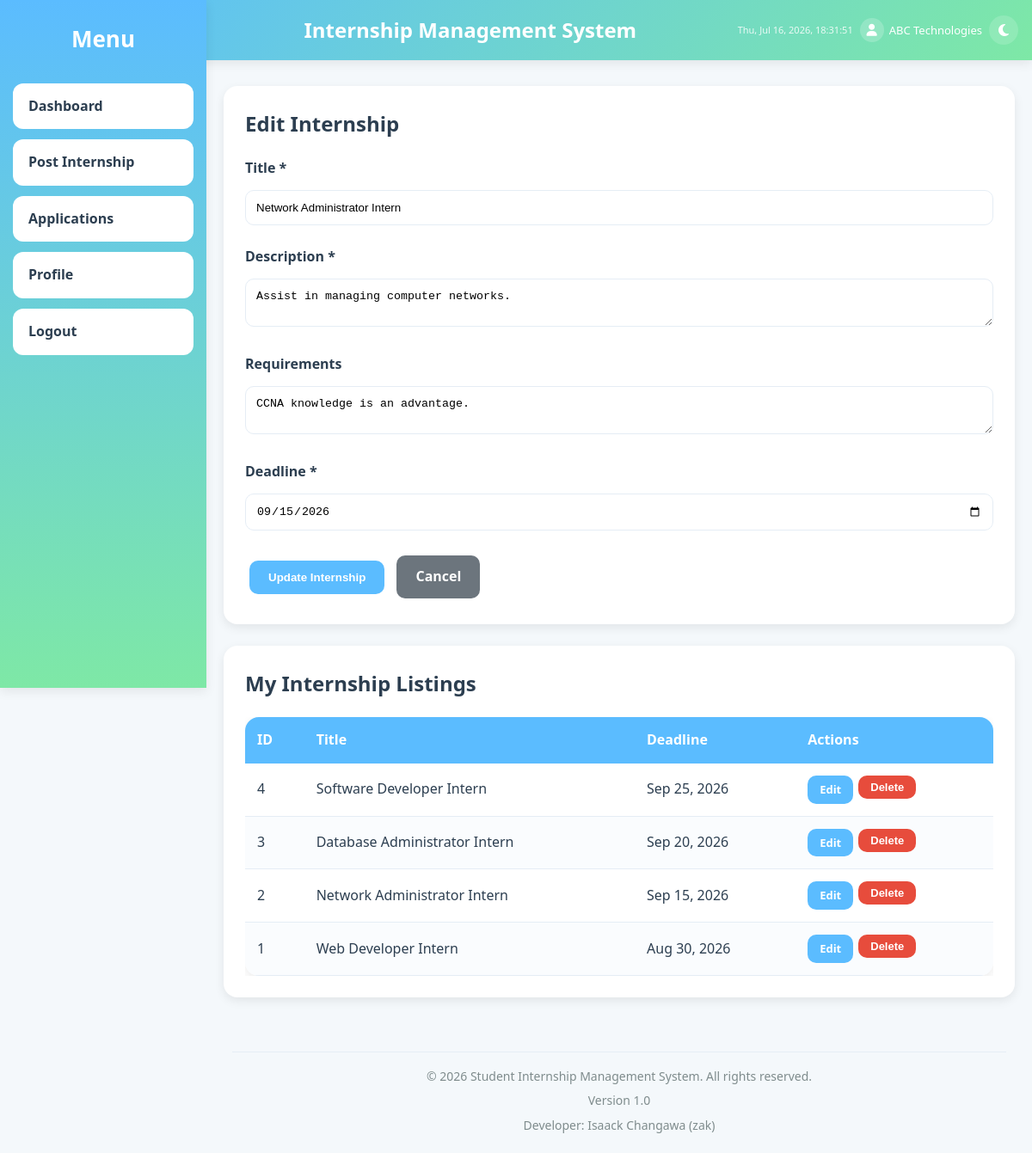
The page /frontend/company/internships.php?edit=2 (signed in) on the database its author committed.
### tables this page shows
CREATE TABLE `internships` (
  `internship_id` int(11) NOT NULL,
  `company_id` int(11) DEFAULT NULL,
  `title` varchar(150) DEFAULT NULL,
  `description` text DEFAULT NULL,
  `requirements` text DEFAULT NULL,
  `deadline` date DEFAULT NULL
);

### backend/config/database.php (called while the page is built, shortened)
<?php
class Database
{
    private $host;
    private $dbname;
    private $username;
    private $password;
    public function __construct()
    {
        $this->host = getenv('DB_HOST') ?: 'localhost';
        $this->dbname = getenv('DB_NAME') ?: 'internship_db';
        $this->username = getenv('DB_USERNAME') ?: 'root';
        $this->password = getenv('DB_PASSWORD') ?: '';
    }
    private function loadEnv()
    {
        $envFile = __DIR__ . '/../../.env';
        if (!file_exists($envFile)) return;
    }
    public function connect()
    {
        try {
            $this->conn = new PDO(
                "mysql:host={$this->host};dbname={$this->dbname}",
                $this->username,
                $this->password
            );
            $this->conn->setAttribute(
                PDO::ATTR_ERRMODE,
                PDO::ERRMODE_EXCEPTION
            );
            return $this->conn;
        } catch(PDOException $e) {
            die("Connection Failed: " . $e->getMessage());
        }
    }
}

### backend/classes/Internship.php (called while the page is built, shortened)
<?php
require_once __DIR__ . "/../config/database.php";
class Internship
{
    private $conn;
    private $table = "internships";
    public function __construct()
    {
        $database = new Database();
        $this->conn = $database->connect();
    }
    public function getInternship($id)
    {
        $sql = "SELECT * FROM {$this->table}
                WHERE internship_id = ?";
        $stmt = $this->conn->prepare($sql);
        $stmt->execute([$id]);
        return $stmt->fetch(PDO::FETCH_ASSOC);
    }
}

### frontend/company/internships.php (the view, shortened to what this page needs)
<?php
require_once "../../backend/config/database.php";
require_once "../../backend/classes/Internship.php";
$company_user_id = $_SESSION['user_id'];
$db = (new Database())->connect();
$companyObj = new Company();
$internshipObj = new Internship();
$company = $companyObj->getCompanyByUserId($company_user_id);
$company_id = $company['company_id'] ?? null;
$editInternship = null;
if (isset($_GET['edit'])) {
    $edit_id = filter_input(INPUT_GET, 'edit', FILTER_VALIDATE_INT);
    $editInternship = $internshipObj->getInternship($edit_id);
}
$stmt = $db->prepare("SELECT * FROM internships WHERE company_id = ? ORDER BY internship_id DESC");
$stmt->execute([$company_id]);
$internships = $stmt;
include "../layouts/header.php";
include "../layouts/sidebar.php";
?>
<div class="card">
    <h2><?php echo $editInternship ? 'Edit Internship' : 'Post New Internship'; ?></h2>
    <form method="POST">
        <div class="form-group">
            <label>Title *</label>
            <input type="text" name="title" value="<?php echo htmlspecialchars($editInternship['title'] ?? ''); ?>" required>
        </div>
        <div class="form-group">
            <label>Description *</label>
            <textarea name="description" required><?php echo htmlspecialchars($editInternship['description'] ?? ''); ?></textarea>
        </div>
        <div class="form-group">
            <label>Requirements</label>
            <textarea name="requirements"><?php echo htmlspecialchars($editInternship['requirements'] ?? ''); ?></textarea>
        </div>
        <div class="form-group">
            <label>Deadline *</label>
            <input type="date" name="deadline" value="<?php echo htmlspecialchars($editInternship['deadline'] ?? ''); ?>" required>
        </div>
        <div class="form-buttons">
            <button type="submit" name="save_internship" class="btn"><?php echo $editInternship ? 'Update Internship' : 'Post Internship'; ?></button>
            <?php if ($editInternship): ?>
                <a href="internships.php" class="btn btn-secondary">Cancel</a>
            <?php endif; ?>
        </div>
    </form>
</div>
<div class="card">
    <h2>My Internship Listings</h2>
    <div class="table-wrap">
    <table>
        <thead>
        <tr>
            <th>ID</th>
            <th>Title</th>
            <th>Deadline</th>
            <th>Actions</th>
        </tr>
        </thead>
        <tbody>
        <?php if ($internships->rowCount() > 0): ?>
            <?php while ($row = $internships->fetch(PDO::FETCH_ASSOC)): ?>
                <tr>
                    <td data-label="ID"><?= htmlspecialchars($row['internship_id']) ?></td>
                    <td data-label="Title"><?= htmlspecialchars($row['title']) ?></td>
                    <td data-label="Deadline"><?= htmlspecialchars(date("M j, Y", strtotime($row['deadline']))) ?></td>
                    <td data-label="Actions">
                        <div class="action-group">
                            <a href="internships.php?edit=<?php echo $row['internship_id']; ?>"
                               class="btn btn-sm">Edit</a>
                            <form method="POST" style="display:inline;" onsubmit="return confirm('Delete this internship?');">
                                <button type="submit" name="delete" class="btn btn-danger btn-sm">Delete</button>
                            </form>
                        </div>
                    </td>
                </tr>
            <?php endwhile; ?>
        <?php else: ?>
            <tr>
                <td colspan="4" class="center">No internships posted yet.</td>
            </tr>
        <?php endif; ?>
        </tbody>
    </table>
    </div>
</div>
<?php include "../layouts/footer.php"; ?>

### frontend/assets/css/style.css (style rules this page uses)
:root { --primary: #5bbcff; --primary-light: #87d5ff; --secondary: #7ee8a6; --success: #27ae60; --warning: #f39c12; --danger: #e74c3c; --white: #ffffff; --bg: #f4f8fb; --text: #2c3e50; --text-light: #7f8c8d; --border: #e5edf5; --sidebar-width: 240px; --radius: 16px; --shadow: 0 4px 12px rgba(0, 0, 0, 0.08); --shadow-hover: 0 12px 30px rgba(0, 0, 0, 0.12); --transition: 0.3s ease; --topbar-gradient: linear-gradient(135deg, var(--primary), var(--secondary)); --sidebar-gradient: linear-gradient(180deg, var(--primary), var(--secondary)); }
* { margin: 0; padding: 0; box-sizing: border-box; }
html, body { height: 100%; overflow-x: hidden; -webkit-tap-highlight-color: transparent; }
body { font-family: "Segoe UI", sans-serif; background: var(--bg); color: var(--text); line-height: 1.6; }
.card { background: white; padding: 25px; margin-bottom: 25px; border-radius: var(--radius); box-shadow: var(--shadow); transition: var(--transition); max-width: 1200px; width: 100%; overflow-x: auto; }
.btn { display: inline-block; padding: 12px 22px; margin: 5px; border: none; border-radius: 10px; cursor: pointer; text-decoration: none; font-weight: 600; background: var(--primary); color: white; transition: var(--transition); }
input:not([type="checkbox"]):not([type="radio"]), select, textarea { width: 100%; padding: 12px; border: 1px solid var(--border); border-radius: 10px; margin: 8px 0 16px; }
table { width: 100%; border-collapse: collapse; background: white; border-radius: var(--radius); overflow: hidden; box-shadow: var(--shadow); table-layout: auto; }
table th { background: var(--primary); color: white; padding: 14px; text-align: left; }
table td { padding: 14px; border-bottom: 1px solid var(--border); overflow-wrap: break-word; }
.form-group { margin-bottom: 8px; }
.form-group label { display: block; font-weight: 600; margin-bottom: 4px; }
.btn-sm { padding: 6px 14px; font-size: 13px; display: inline-flex; align-items: center; gap: 4px; margin: 0; }
.btn-danger { background: var(--danger); }
.btn-secondary { background: #6c757d; }
.action-group { display: flex; gap: 6px; flex-wrap: wrap; }
.card h2 { margin-bottom: 20px; }
table th, table td { word-break: normal; }
table tbody tr:nth-child(even) { background: #fafcfe; }
.table-wrap { width: 100%; overflow-x: auto; }

### rows shown on the page
internships: title "Network Administrator Intern", description "Assist in managing computer networks.", requirements "CCNA knowledge is an advantage.", deadline "09/15/2026", internship_id "2", deadline "Sep 15, 2026"
internships: internship_id "4", title "Software Developer Intern", deadline "Sep 25, 2026"
internships: internship_id "3", title "Database Administrator Intern", deadline "Sep 20, 2026"
internships: internship_id "1", title "Web Developer Intern", deadline "Aug 30, 2026"

### other values the page prints
$loggedInName "ABC Technologies"
